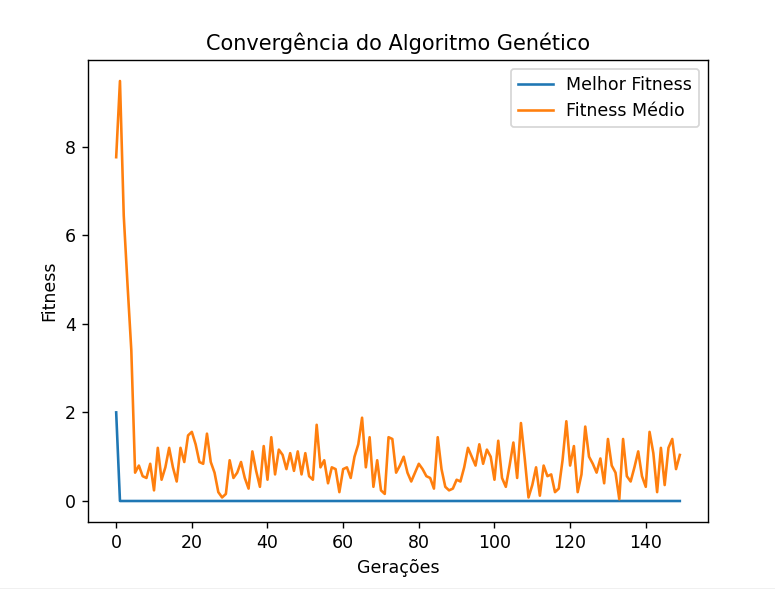

Write Python code to recreate this figure.
import random
import matplotlib.pyplot as plt

class Individuo:
    def __init__(self, gene, fitness=None):
        self.gene = gene
        self.fitness = fitness

    def calcula_fitness(self):
        """ calculo do fitness sendo a diferença entre os dois subconjuntos """
        soma_A = 0
        soma_B = 0
        
        for i in range(len(self.gene)): # soma de cada subconjunto
            if self.gene[i] == 0:
                soma_A += valores[i]
            else:
                soma_B += valores[i]
        
        # atribui ao fitness a diferença entre as somas
        self.fitness = abs(soma_A - soma_B)


    def mutar(self, taxa_mutacao):
        """calcula a mutação invertendo os genes com base na taxa de mutação fornecida """
        for i in range(len(self.gene)):
            if random.random() < taxa_mutacao:
                self.gene[i] = 1 - self.gene[i]  # inversão dos genes, 0 para 1 e 1 para 0


class Population:
    def __init__(self, size, num_genes):
        self.size = size
        self.num_genes = num_genes
        
        individuos = []
        for _ in range(size):
            gene = [random.randint(0, 1) for _ in range(num_genes)]
            individuo = Individuo(gene)
            individuo.calcula_fitness()
            
            # medida para evitar individuos com fitness 0.0 inicialmente
            while individuo.fitness == 0.0:
                gene = [random.randint(0, 1) for _ in range(num_genes)]
                individuo = Individuo(gene)
                individuo.calcula_fitness()

            individuos.append(individuo)
        self.individuos = individuos
        

    def melhor_individuo(self):
        """ calcula o menor fitness (melhor individuo da população)"""
        melhor = self.individuos[0]  # melhor será o primeiro no inicio
        
        # encontra o individuo de menor fitness
        for individuo in self.individuos:
            if individuo.fitness < melhor.fitness:
                melhor = individuo
        
        return melhor

    def selecao_torneio(self, k=3):
        """ seleção feita por torneio """
        torneio = random.sample(self.individuos, k)  # k individuos aleatoriamente por torneio
        melhor = torneio[0]  # melhor será o primeiro no inicio
        
        # na população reduzida do torneio, encontra o menor fitness
        for individuo in torneio:
            if individuo.fitness < melhor.fitness:
                melhor = individuo
        
        return melhor



def crossover(pai1, pai2):
    """ faz o crossover entre dois indivíduos da população """
    ponto_corte = random.randint(1, len(pai1.gene) - 1) # ponto de corte gerado aleatoriamente
    filho_genes = pai1.gene[:ponto_corte] + pai2.gene[ponto_corte:] # pega os genes do pai 1 do inicio até o ponto de corte e do pai 2 do ponto de corte até o fim
    return Individuo(filho_genes) # novo individuo gerado com os novos genes


def algoritmo_genetico(popsize, num_geracoes, taxa_crossover, taxa_mutacao):
    populacao = Population(popsize, len(valores)) # inicializa a população

    melhor_fitness_geracao = []
    fitness_medio_geracao = []

    for geracao in range(num_geracoes):
        nova_populacao = []

        while len(nova_populacao) < popsize:
            # pega exemplares da população pelo torneio
            pai1 = populacao.selecao_torneio()
            pai2 = populacao.selecao_torneio()

            # faz o crossover
            if random.random() < taxa_crossover:
                filho = crossover(pai1, pai2)
            else:
                filho = random.choice([pai1, pai2])

            # insere mutação
            filho.mutar(taxa_mutacao)

            # calcula o fitness do novo filho
            filho.calcula_fitness()
            
            nova_populacao.append(filho)

        populacao.individuos = nova_populacao

        # avaliação do melhor individuo e do fitness médio da população
        melhor_individuo = populacao.melhor_individuo()
        fitness_medio = sum([ind.fitness for ind in populacao.individuos]) / popsize

        melhor_fitness_geracao.append(melhor_individuo.fitness)
        fitness_medio_geracao.append(fitness_medio)

        print(f'Geração {geracao+1} | Melhor Fitness: {melhor_individuo.fitness} | Fitness Médio: {fitness_medio}')

    # gera o gráfico da população.
    plt.plot(melhor_fitness_geracao, label='Melhor Fitness')
    plt.plot(fitness_medio_geracao, label='Fitness Médio')
    plt.xlabel('Gerações')
    plt.ylabel('Fitness')
    plt.title('Convergência do Algoritmo Genético')
    plt.legend()
    plt.show()

    return populacao.melhor_individuo()


def main():

    global valores
    valores = [5, 3, 2, 1, 9]

    popsize = 50
    num_geracoes = 150
    taxa_crossover = 0.9
    taxa_mutacao = 0.02


    melhor_solucao = algoritmo_genetico(popsize, num_geracoes, taxa_crossover, taxa_mutacao)
    print(f'Melhor solução: {melhor_solucao.gene}, Fitness: {melhor_solucao.fitness}')


if __name__ == "__main__":
    main()
